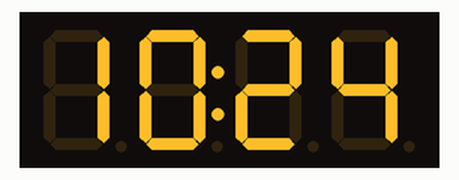
Recording of a sketch running on a simulated ESP8266 (NodeMCU). Parts: 4-digit seven-segment display. WiFi joins after 1.5 s; servers stay silent unless stated; network time is answered at once with the bench clock; the local clock reads 2024-03-15 10:24:30 at power-on unless the sketch sets it; what the sketch prints to the serial monitor is not drawn.

Above: at 1.6 s.
At 64.1 s:
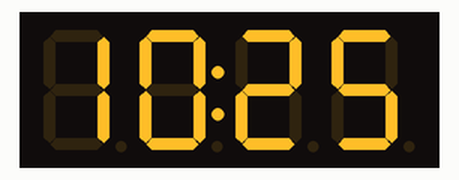
At 128.6 s:
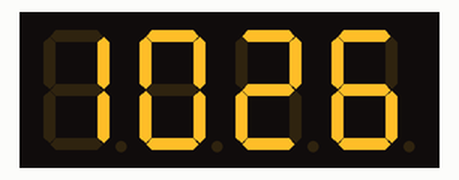

The sketch:

RealTime_TM1637.ino
```cpp
#include <NTPClient.h>
#include <ESP8266WiFi.h>
#include <WiFiUdp.h>
#include "TM1637.h"
#define CLK 12
#define DIO 14

TM1637 tm1637(CLK,DIO);                          //结构体
const char *ssid     = "makabaka";               //wifi名称86
const char *password = "wulala.huhaha.1.2.3";    //wifi密码
WiFiUDP ntpUDP;
NTPClient timeClient(ntpUDP, "ntp1.aliyun.com",60*60*8, 30*60*1000);

void setup()
{
  tm1637.init();                    //清屏
  tm1637.point(1);                  //小数点开关，1为打开，0为关闭
  Serial.begin(115200);             //串口波特率
//  pinMode(LED_BUILTIN, OUTPUT);     // Initialize the LED_BUILTIN pin as an output
  WiFi.begin(ssid, password);

  while ( WiFi.status() != WL_CONNECTED ) {
    delay ( 500 );
    Serial.print ( "." );
    digitalWrite(LED_BUILTIN, HIGH);
  }
  timeClient.begin();
}

String time1="";
bool dian=false;
void loop()
{
  Serial.println("ok");    //串口打印ok
  timeClient.update();     //从服务器获取时间
  time1=timeClient.getFormattedTime();
  Serial.println(time1);     //串口打印从服务器获取的时间
  String part01 = getValue(time1,':',0);
  String part02 = getValue(time1,':',1);

  //pm17:00-24:00亮度降低
  if(part01.toInt() >= 17)
  tm1637.set(2);//BRIGHT_TYPICAL = 2,BRIGHT_DARKEST = 0,BRIGHTEST = 7;
  else
  tm1637.set(BRIGHTEST);

  tm1637.display(0,(part01.toInt()/10));
  tm1637.display(1,(part01.toInt()%10));
  tm1637.display(2,(part02.toInt()/10));
  tm1637.display(3,(part02.toInt()%10));
  dian=!dian;
  tm1637.point(dian);
    delay(1000);

}
// 切割字符串
String getValue(String data, char separator, int index)
{
  int found = 0;
  int strIndex[] = {0, -1};
  int maxIndex = data.length()-1;

  for(int i=0; i<=maxIndex && found<=index; i++){
    if(data.charAt(i)==separator || i==maxIndex){
        found++;
        strIndex[0] = strIndex[1]+1;
        strIndex[1] = (i == maxIndex) ? i+1 : i;
    }
  }
  return found>index ? data.substring(strIndex[0], strIndex[1]) : "";
}
```
